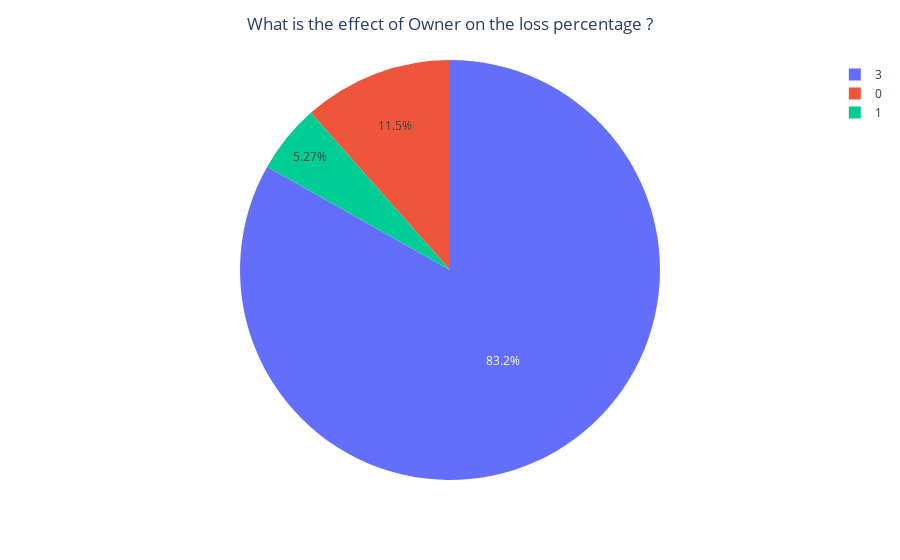

The code cell stored with this chart in its notebook:
### Code cell
pie(data_frame=data,x="Owner",y="loss",
   title_text="What is the effect of Owner on the loss percentage ?")

### Figure 1 — Plotly figure (JSON) as saved in the notebook; plotly's stock layout.template omitted (floating-point values rounded to 4 significant figures)
{"data": [{"domain": {"x": [0, 1], "y": [0, 1]}, "hovertemplate": "Owner=%{label}<br>loss=%{value}<extra></extra>", "labels": [0, 1, 3], "legendgroup": "", "name": "", "showlegend": true, "type": "pie", "values": [2.944, 1.346, 21.23]}], "layout": {"legend": {"tracegroupgap": 0}, "margin": {"t": 60}, "title": {"text": "What is the effect of Owner on the loss percentage ?", "x": 0.5}}}
